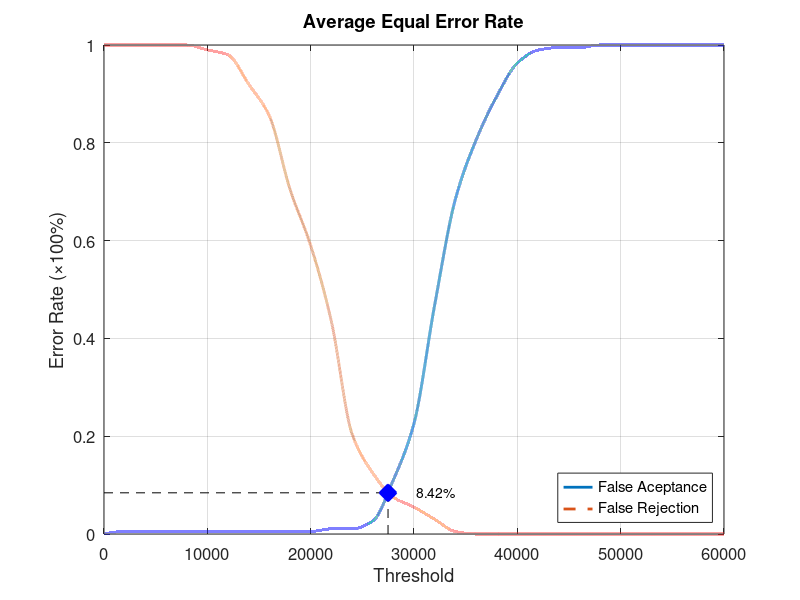
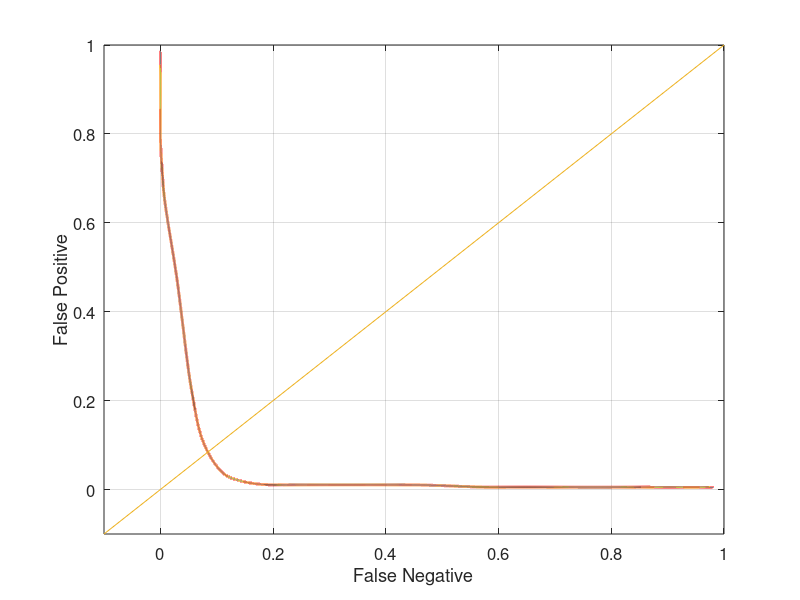

Source code (MATLAB) for these figures, in order:
function yEER = Database5_2
close all;
clear;
clc;
x = 0:2000:60000;
xq = 0:0.5:60000;

y0 = [0 0.00526316 0.00526316 0.00526316 0.00526316 0.00526316 0.00526316 0.00526316 0.00526316 0.00526316 0.00526316 0.0105263 0.0105263 0.0263158 0.110526 0.226316 0.468421 0.684211 0.805263 0.894737 0.963158 0.989474 0.994737 0.994737 1 1 1 1 1 1 1];
yy0 = interp1(x, y0, xq, 'pchip');
y1 = [1 1 1 1 1 0.99 0.98 0.92 0.855 0.705 0.59 0.435 0.205 0.125 0.075 0.055 0.03 0.005 0 0 0 0 0 0 0 0 0 0 0 0 0];
yy1 = interp1(x, y1, xq, 'pchip');

% Calculating EER: 
y2 = abs(y0 - y1);
find(y2 == min(y2))
yy2 = abs(yy0 - yy1);
xEER = find(yy2 == min(yy2));
xEERIndex = xq(xEER) % X-axis EER
yEER = yy0(xEER) % Y-axis EER

main = figure
plot(xq, yy0,'-','LineWidth', 2);	hold on
plot(xq, yy1,'--','LineWidth', 2);	hold on
plot([xEERIndex xEERIndex], [0 yEER], 'k--');	hold on
plot([0 xEERIndex], [yEER yEER], 'k--');	hold on
plot(xEERIndex, yEER, 'bx', 'LineWidth', 10);	hold on
text(xEERIndex + 10 * xEERIndex / 100, yEER, [num2str(round((10000 * yEER)) / 100) '%'])
legend('False Aceptance', 'False Rejection', 'Location', 'SouthEast')
xlabel('Threshold')
ylabel('Error Rate (\times100%)')
title('Average Equal Error Rate')
set(gca, 'FontSize', 12)
axis([0 60000 0 1])
grid on

print(main, 'Database5_2Main', '-dpng');
FNRxFPR = figure('Color', [1 1 1]);
plot(yy1, yy0, '-', yy1, yy0, 'LineWidth', 2);
hold on
y = -0.1:0.1:1
plot(y, y); 
set(gca, 'FontSize', 12)
xlabel('False Negative')
ylabel('False Positive')
axis([-0.1 1 -0.1 1])
set(gca, 'FontSize', 12)
grid on

print(FNRxFPR, 'Database5_2FNRxFPR','-dpng');
end
